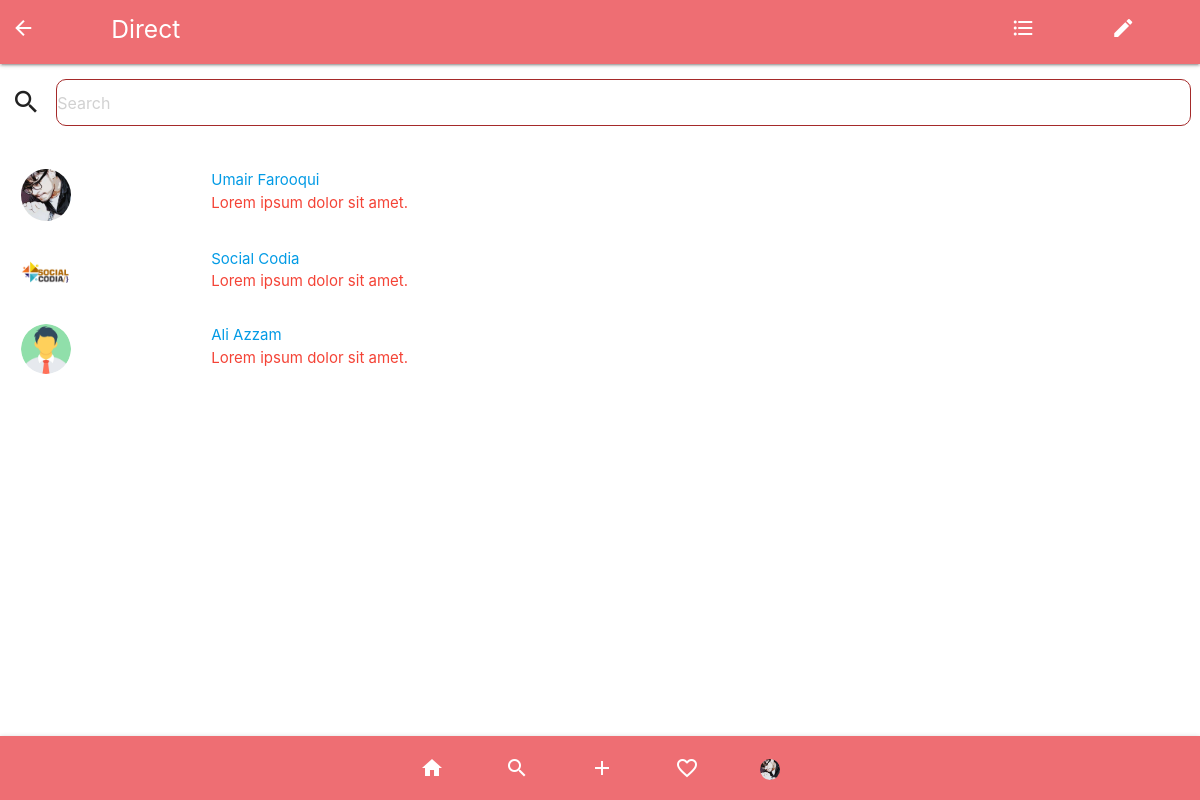
The page /message (signed in) on the database its author committed.
### tables this page shows
CREATE TABLE `users` (
  `id` int(11) NOT NULL,
  `name` varchar(20) NOT NULL,
  `username` varchar(20) NOT NULL,
  `email` varchar(35) NOT NULL,
  `contact` varchar(12) NOT NULL,
  `password` varchar(40) NOT NULL,
  `gender` varchar(8) NOT NULL,
  `bio` varchar(255) NOT NULL,
  `website` varchar(60) NOT NULL,
  `image` varchar(70) NOT NULL,
  `timestamp` timestamp NOT NULL DEFAULT current_timestamp() ON UPDATE current_timestamp()
);

### message.php (the view, shortened to what this page needs)
<?php require_once('include/header.php'); ?>
<div class="navbar-fixed">
        <nav>
                <div class="row">
                    <div class="col s1 l1 m1 ">
                        <a href="dashboard" class=" left"> <i class="material-icons">arrow_back</i> </a>
                    </div>
                    <div class="col s9 m9 l9">
                        <h5>Direct</h5>
                    </div>
                    <div class="col s1 m1 l1">
                            <a href="" class=""> <i class="material-icons">format_list_bulleted</i> </a>
                        </div>
                    <div class="col s1 m1 l1">
                        <a href="" class=""> <i class="material-icons">create</i> </a>
                    </div>
                </div>
            </nav>
</div>
<main>
    <div class="row">
        <div class="col s12 m12 l12">
            <div class="input-field">
                <i class="material-icons prefix">search</i>
                <input type="text" name="" id="" placeholder="Search" style="border: 1px solid brown ; border-radius: 10px;" >
            </div>
        </div>
    </div>
    <?php
        $query = "SELECT * FROM `users`";
        $run =  mysqli_query($con,$query);
        while($data =  mysqli_fetch_assoc($run)){
            $name = htmlentities(mysqli_real_escape_string($con,$data['name']));
            $user_id = htmlentities(mysqli_real_escape_string($con,$data['id']));
            $image = htmlentities(mysqli_real_escape_string($con,$data['image']));
    ?>
    <div class="row">
        <a href="chat?u=<?php echo $user_id; ?>">
                <div class="col s2 m2 l2">
                        <img src="img/<?php if(isset($image) && !empty($image)){ echo $image;} else { echo "user.png";} ?>" alt="" class="responsive-img circle" style="width: 50px; margin-left: 10px;">
                    </div>
                    <div class="col s10 l10 m10">
                        <span style="margin-top: 100px;"><?php echo $name; ?></span>
                        <div class="red-text">Lorem ipsum dolor sit amet.</div>
                    </div>
        </a>
    </div>
       <?php } ?>
</main>
  <body>
<div class="footer-fixed">
        <footer>
<nav>
    <div class="nav-wrapper">
        <ul class="justify" style="display: table; margin: 0 auto;">
            <li style=" width: 85px;"><a href="index"><i class="material-icons">home</i></a></li>
            <li style=" width: 85px;"><a href="search"><i class="material-icons">search</i></a></li>
            <li style=" width: 85px;"><a href="add"><i class="material-icons">add</i></a></li>
            <li style=" width: 85px;"><a href="notification"><i class="material-icons">favorite_border</i></a></li>
            <li><a href="profile"><i class="material-icons"><img src="img/<?php if(isset($session_image) && !empty($session_image)) {echo $session_image;} else{echo "user.png";} ?>" style="width: 20px;" class="circle responsive-img" alt=""></i></a></li>
        </ul>
    </div>
</nav>
            </footer>
</div>
  </body>
</html>

### include/header.php (style rules this page uses)
body { display: flex; min-height: 100vh; flex-direction: column; }
main { flex: 1 0 auto; }
.footer-fixed { position: fixed; bottom: 0; width: 100%; }

### rows shown on the page
users: image (picture), name "Umair Farooqui"
users: image (picture), name "Social Codia"
users: name "Ali Azzam"
